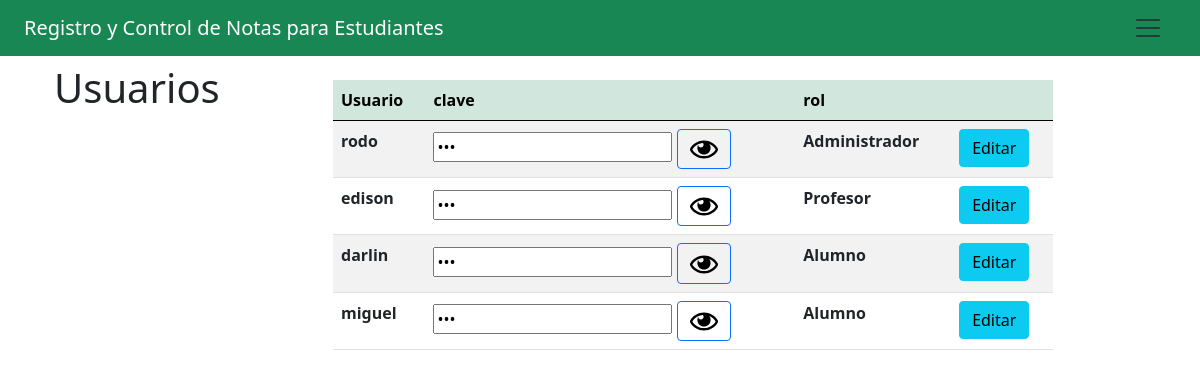
The page /app/mostrar_usuarios.php (signed in) on the database its author committed.
### tables this page shows
CREATE TABLE `usuario` (
  `idUser` int(11) NOT NULL,
  `usuario` varchar(22) NOT NULL,
  `clave` varchar(22) NOT NULL,
  `id_Rol` int(11) NOT NULL
);

CREATE TABLE `roles` (
  `idRol` int(11) NOT NULL,
  `nomRol` varchar(25) NOT NULL
);

### app/mostrar_usuarios.php (the view, shortened to what this page needs)
<?php
     include ("../inc/menu_administrador.php");
     require_once ('../bd/conexion.php');
    $sql="SELECT * FROM usuario AS u INNER JOIN roles AS r ON u.id_Rol=r.idRol";
    $query=mysqli_query($conexion,$sql);
?>
<!DOCTYPE html>
<html lang="en">
    <head>
        <link rel="stylesheet" href="../styles.css">
        <link href="https://cdn.jsdelivr.net/npm/bootstrap@5.0.2/dist/css/bootstrap.min.css" rel="stylesheet">
        <link rel="stylesheet" type="text/css" href="https://cdn.datatables.net/v/bs5/dt-1.13.1/datatables.min.css"/>
    </head>
    <body>
            <div class="container mt-5">
                    <div class="row">
                        <div class="col-md-3">
                            <h1>Usuarios</h1>
                        </div>
                        <div class="col-md-8">
                            <table class="table table-striped mt-3" id="mitabla">
                                <thead class="table-success table-striped" >
                                    <tr>
                                    <th>Usuario</th>
                                    <th>clave</th>
                                    <th>rol</th>
                                        <th></th>
                                    </tr>
                                </thead>
                                <tbody>
                                        <?php
                                            while($row=mysqli_fetch_array($query)){
                                        ?>
                                            <tr>
                                                <th ><?php echo $row['usuario'] ?></th>
<th>
                <input type="password" id="password" value="<?php echo $row['clave'] ?>">
                <button id="show-hide-btn" class="btn btn-outline-primary"></button>
            </th>
                                                <th><?php echo $row['nomRol'] ?></th>
                                                <th><a href="modificar_usuario.php?id=<?php echo $row['idUser'] ?>" class="btn btn-info">Editar</a></th>
                                            </tr>
                                        <?php
                                            }
                                        ?>
                                </tbody>
                            </table>
                        </div>
                    </div>
            </div>
    </body>
</html>

### rows shown on the page
usuario: usuario "rodo", id_Rol.nomRol "Administrador"
usuario: usuario "edison", id_Rol.nomRol "Profesor"
usuario: usuario "darlin", id_Rol.nomRol "Alumno"
usuario: usuario "miguel", id_Rol.nomRol "Alumno"
